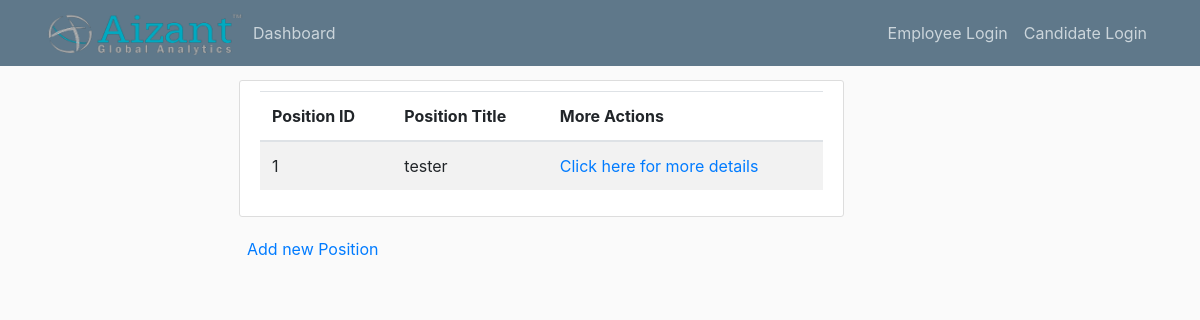
The page /position/all on the database as committed earlier.
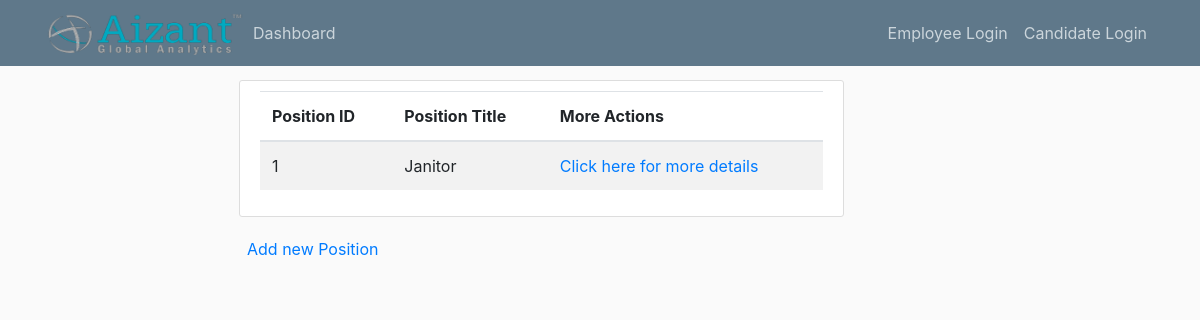
The same page on the database as committed later.
### app/models.py (models this page shows, shortened)
class Position(db.Model):
    id = db.Column(db.Integer, primary_key=True)
    title = db.Column(db.String)
    description = db.Column(db.String(500))
    required_number = db.Column(db.Integer)
    number_applied = db.Column(db.Integer)
    applications = db.relationship('Application', backref='application')

### app/routes.py (the view)
@app.route('/position/all')
def view_all_positions():
    positions = Position.query.all()
    return render_template('view_position_list.html', positions=positions)

### app/templates/view_position_list.html
{% extends 'layout.html' %}
{% block content %}
    <div class="content-section">
        <table class="table table-striped">
            <thead>
            <tr>
                <th scope="col">Position ID</th>
                <th scope="col">Position Title</th>
                <th scope="col">More Actions</th>
            </tr>
            </thead>
            <tbody>
            {% for position in positions %}
                <tr>
                    <td>{{ position.id }}</td>
                    <td>{{ position.title }}</td>
                    <td><a href="{{ url_for('view_position', position_id=position.id) }}">Click here for more details</a> </td>
                </tr>
            {% endfor %}
            </tbody>
        </table>
    </div>
    <p>
        <a class="ml-2" href="{{ url_for('create_new_position') }}">Add new Position</a>
    </p>
{% endblock %}

Rows that differ between the two databases and show on the page:
changed Position id 1: title "tester" → "Janitor"
